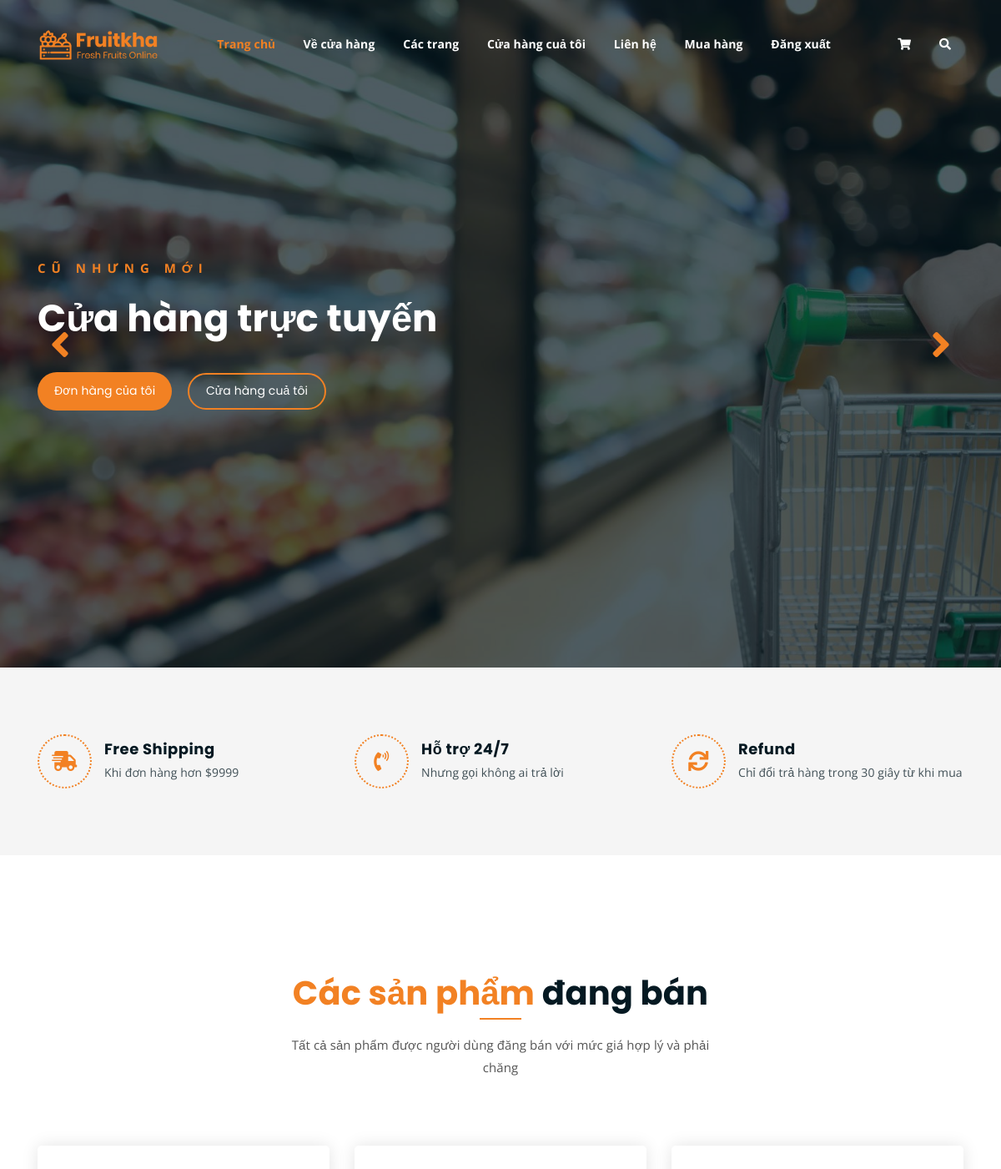
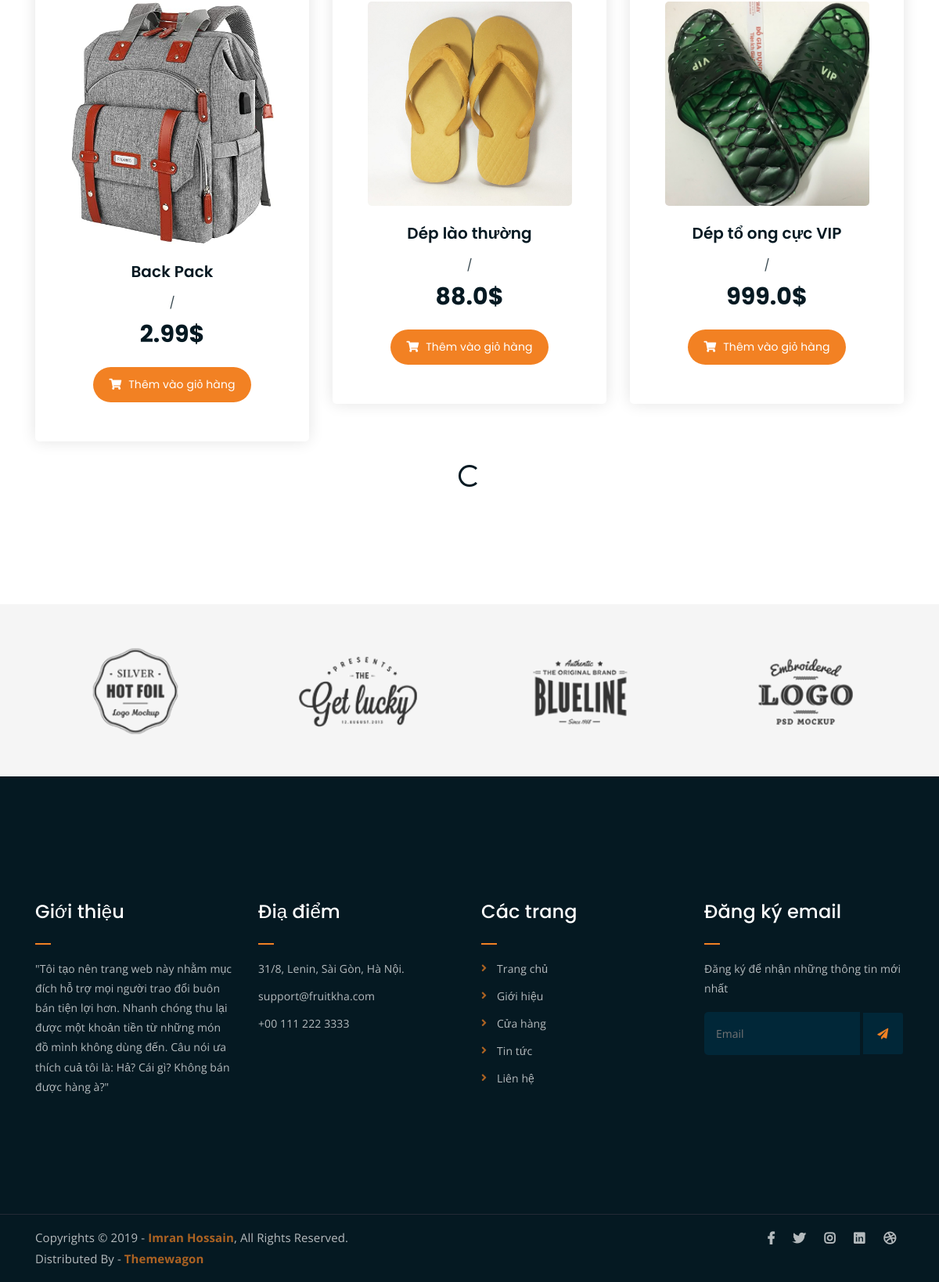
/home2/ (signed in), run on the app's committed database (2 pictures, top to bottom).
### store/models.py (models this page shows, shortened)
class Product(models.Model):
    name = models.CharField(max_length=255, null=True)
    description = models.TextField(null=True)
    price = models.FloatField(null=True)
    available = models.BooleanField(default=True, null=True, blank=False)
    image = models.ImageField()
    seller = models.ForeignKey(User, on_delete=CASCADE, null=True)
    tag = models.ManyToManyField(Category, related_name="tag_product", blank=True)

### store/views.py (the view)
# urls.py: path("home2/",Home2.as_view(), name="home2"),
class Home2(LoginRequiredMixin, ListView):
    model = Product
    queryset = Product.objects.filter(available=True)
    context_object_name = "products"
    template_name = "store/index_2.html"
    paginate_by = 3
    ordering = 'name'

### store/templates/store/index_2.html (shortened to what this page needs)
{% extends 'store/base.html' %}
{% block content %}
{% load static %}
	<div class="homepage-slider">
		<div class="single-homepage-slider homepage-bg-1">
			<div class="container">
				<div class="row">
					<div class="col-md-12 col-lg-7 offset-lg-1 offset-xl-0">
						<div class="hero-text">
							<div class="hero-text-tablecell">
								<p class="subtitle">Cũ nhưng mới</p>
								<h1>Cửa hàng trực tuyến</h1>
								<div class="hero-btns">
									<a href="{% url 'usershipping' %}" class="boxed-btn">Đơn hàng của tôi</a>
									<a href="{% url 'info' %}" class="bordered-btn">Cửa hàng cuả tôi</a>
								</div>
							</div>
						</div>
					</div>
				</div>
			</div>
		</div>
	</div>
		<div class="list-section pt-80 pb-80">
			<div class="container">
				<div class="row">
					<div class="col-lg-4 col-md-6 mb-4 mb-lg-0">
						<div class="list-box d-flex align-items-center">
							<div class="list-icon">
								<i class="fas fa-shipping-fast"></i>
							</div>
							<div class="content">
								<h3>Free Shipping</h3>
								<p>Khi đơn hàng hơn  $9999</p>
							</div>
						</div>
					</div>
					<div class="col-lg-4 col-md-6 mb-4 mb-lg-0">
						<div class="list-box d-flex align-items-center">
							<div class="list-icon">
								<i class="fas fa-phone-volume"></i>
							</div>
							<div class="content">
								<h3>Hỗ trợ 24/7 </h3>
								<p>Nhưng gọi không ai trả lời</p>
							</div>
						</div>
					</div>
					<div class="col-lg-4 col-md-6">
						<div class="list-box d-flex justify-content-start align-items-center">
							<div class="list-icon">
								<i class="fas fa-sync"></i>
							</div>
							<div class="content">
								<h3>Refund</h3>
								<p>Chỉ đổi trả hàng trong 30 giây từ khi mua</p>
							</div>
						</div>
					</div>
				</div>
			</div>
		</div>
		<div class="product-section mt-150 mb-150">
			<div class="container">
				<div class="row">
					<div class="col-lg-8 offset-lg-2 text-center">
						<div class="section-title">
							<h3><span class="orange-text">Các sản phẩm</span> đang bán</h3>
							<p>Tất cả sản phẩm được người dùng đăng bán với mức giá hợp lý và phải chăng</p>
						</div>
					</div>
				</div>
			<div class="row infinite-container">
				{% for product in products %}
				<div class="col-lg-4 col-md-6 text-center infinite-item">
					<div class="single-product-item">
						<div class="product-image">
							<a href="{% url 'detail' product.id %}"><img src="{{ product.image.url }}" alt=""></a>
						</div>
						<h3>{{product.name}}</h3>
						<p class="product-price"><span>/</span> {{product.price}}$ </p>
						<a href="{% url 'add' product.id %}" class="cart-btn"><i class="fas fa-shopping-cart"></i> Thêm vào giỏ hàng</a>
					</div>
				</div>
				{% endfor %}
			</div>
                <div class="d-flex justify-content-center" style="display:none;">
                    <div class="spinner-border" role="status">
                    </div>
                </div>
		</div>
	</div>
	<div class="logo-carousel-section">
		<div class="container">
			<div class="row">
				<div class="col-lg-12">
					<div class="logo-carousel-inner">
						<div class="single-logo-item">
							<img src="{% static 'assets/img/company-logos/1.png' %}" alt="">
						</div>
						<div class="single-logo-item">
							<img src="{% static 'assets/img/company-logos/2.png' %}" alt="">
						</div>
						<div class="single-logo-item">
							<img src="{% static 'assets/img/company-logos/3.png' %}" alt="">
						</div>
						<div class="single-logo-item">
							<img src="{% static 'assets/img/company-logos/4.png' %}" alt="">
						</div>
					</div>
				</div>
			</div>
		</div>
	</div>
{% endblock %}

### static/assets/css/responsive.css (style rules this page uses)
@media only screen and (min-width: 992px) and (max-width: 1200px) { .hero-text h1 { font-size: 45px; } }

### data on the page
Product: image (picture), name "Back Pack", price "2.99"
Product: image (picture), name "Dép lào thường", price "88.0"
Product: image (picture), name "Dép tổ ong cực VIP", price "999.0"
